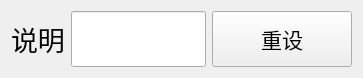
<?xml version="1.0" encoding="UTF-8"?>
<ui version="4.0">
 <class>keyOptionBlock</class>
 <widget class="QWidget" name="keyOptionBlock">
  <property name="geometry">
   <rect>
    <x>0</x>
    <y>0</y>
    <width>363</width>
    <height>78</height>
   </rect>
  </property>
  <property name="windowTitle">
   <string>Form</string>
  </property>
  <layout class="QHBoxLayout" name="horizontalLayout">
   <item>
    <widget class="QLabel" name="keyLabel">
     <property name="font">
      <font>
       <family>等线</family>
       <pointsize>20</pointsize>
      </font>
     </property>
     <property name="text">
      <string>说明</string>
     </property>
    </widget>
   </item>
   <item>
    <widget class="QLineEdit" name="keyLineEdit">
     <property name="sizePolicy">
      <sizepolicy hsizetype="Expanding" vsizetype="Expanding">
       <horstretch>0</horstretch>
       <verstretch>0</verstretch>
      </sizepolicy>
     </property>
     <property name="font">
      <font>
       <family>Consolas</family>
       <pointsize>16</pointsize>
      </font>
     </property>
     <property name="alignment">
      <set>Qt::AlignCenter</set>
     </property>
    </widget>
   </item>
   <item>
    <widget class="QPushButton" name="resetBtn">
     <property name="sizePolicy">
      <sizepolicy hsizetype="Fixed" vsizetype="Expanding">
       <horstretch>0</horstretch>
       <verstretch>0</verstretch>
      </sizepolicy>
     </property>
     <property name="minimumSize">
      <size>
       <width>140</width>
       <height>0</height>
      </size>
     </property>
     <property name="maximumSize">
      <size>
       <width>140</width>
       <height>16777215</height>
      </size>
     </property>
     <property name="font">
      <font>
       <family>等线</family>
       <pointsize>16</pointsize>
      </font>
     </property>
     <property name="text">
      <string>重设</string>
     </property>
    </widget>
   </item>
  </layout>
 </widget>
 <resources/>
 <connections/>
</ui>
